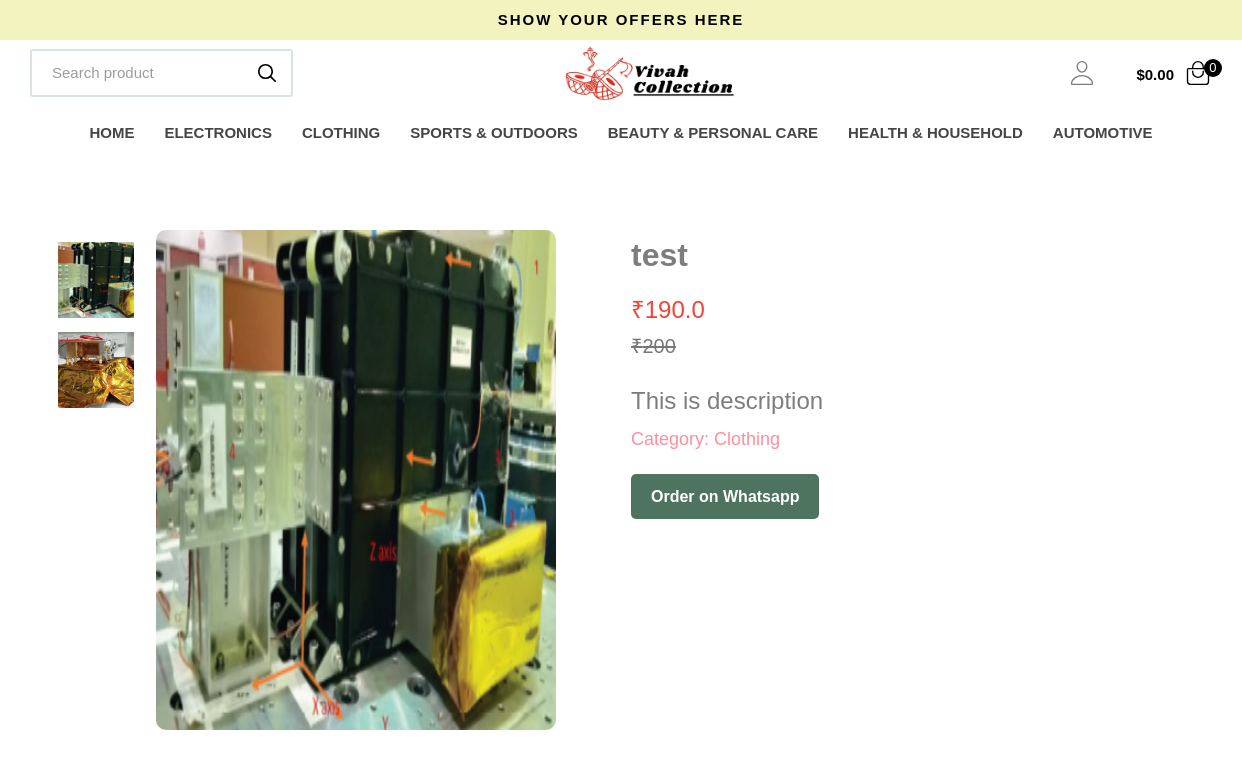
The page /product/14 on the database its author committed.
### inventory/models.py (models this page shows, shortened)
class Category(models.Model):
    category_id = models.AutoField(primary_key=True)
    name = models.CharField(max_length=200)
    display_name = models.CharField(max_length=200)
    description = models.TextField(blank=True, null=True)
    display = models.BooleanField(blank=False,default=True)

class ProductImage(models.Model):
    product = models.ForeignKey(Product, related_name='images', on_delete=models.CASCADE,blank=True,null=True)
    image = models.ImageField(upload_to='product_images/')
    alt_text = models.CharField(max_length=100, blank=True, null=True)
    is_default = models.BooleanField(default=False)

class Product(models.Model):
    product_id = models.AutoField(primary_key=True)
    name = models.CharField(max_length=100)
    cost = models.IntegerField()
    description = models.TextField()
    additional_details = models.TextField(blank=True, null=True)
    category = models.ForeignKey(ProductCategory, on_delete=models.CASCADE)
    discount = models.ForeignKey(Discount, on_delete=models.SET_NULL, null=True, blank=True)
    created_at = models.DateTimeField(auto_now_add=True)
    updated_at = models.DateTimeField(auto_now=True)
    featured = models.BooleanField(default=False,blank=False)
    @property
    def get_discount_price(self):
        if self.discount:
            if self.discount.discountType == '%':
                return self.cost - (self.cost * (self.discount.value/100))
            else:
                return self.cost - self.discount.value
        else:
            return self.cost
    @property
    def default_image(self):
        default_image = ProductImage.objects.filter(product = self, is_default = True)
        if default_image.exists():
            return default_image[0]
        else:
            try:
                default_image = ProductImage.objects.filter(product = self)[0]
            except:
                default_image = ProductImage.objects.filter(product = self)
        return default_image

class Discount(models.Model):
    value = models.IntegerField()
    discountType = models.CharField("Discount Type",'discountType',choices=[('%','%'),('₹','₹')],max_length=2,default='%')

### inventory/views.py (the view)
# urls.py: path('product/<int:id>',product_content),
def product_content(request,id):
    header_context = get_header_template_content()
    product_context = get_product_context(int(id))
    return render(request,'product.html',context={
        "header_context" : header_context,
        "product_context": product_context
    })

### inventory/utils.py (called while the page is built)
def get_header_template_content():
    context = {}
    display_category = Category.objects.all().filter(display=True)
    for a in display_category:
        context[a] = [product_category for product_category in ProductCategory.objects.all().filter(main_category=a).filter(display=True)]
    return context # -> {<Category: Clothing>: [<ProductCategory: Men's T-Shirts>, <ProductCategory: Children's Jackets>, <ProductCategory: Women's Skirts>, <ProductCategory: Men's Suits>, <ProductCategory: Athletic Wear>, <ProductCategory: Underwear & Socks>]}

def get_product_images(product: Product):
    images = ProductImage.objects.all().filter(product= product).order_by('-is_default')
    return images

def get_product_context(id:int):
    context = {}
    product = Product.objects.filter(product_id = id)[0]
    context[product] = get_product_images(product)
    return context

### templates/product.html (shortened to what this page needs)
{% extends "base.html" %}
{% block link %}
{% load static %}
<link rel="stylesheet" href="{% static 'css/product.css' %}">
{% endblock link %}
{% block content %}
<div class="product-container">
    {% for product,images in product_context.items %}
    <div class="image-gallery">
        <div class="thumbnail-images">
            {% for image in images %}
            <img src="{{image.image.url}}" alt="{{product.name}}" onclick="changeImage('{{image.image.url}}')">
            {% endfor %}
        </div>
        <div class="main-image">
            <img id="mainProductImage" src="{{product.default_image.image.url}}" alt="{{product.name}}">
        </div>
    </div>
    <div class="product-details">
        <h1>{{product.name}}</h1>
        <div class="price">
            <span class="current-price">₹{{product.get_discount_price}}</span>
            <span class="original-price">₹{{product.cost}}</span>
        </div>
        <p>{{product.description}}</p>
        <div class="additional-info">
            <a href="/category/{{product.category.category_id}}">Category: Clothing</a>
        </div>
        <div class="actions">
            <button class="btn add-to-cart">Order on Whatsapp</button>
        </div>
    </div>
    {% endfor %}
</div>
{% endblock content %}

### templates/base.html (shortened to what this page needs)
<!DOCTYPE html>
<html lang="en">
<head>
    {% load static %}
    <link rel="stylesheet" href="{% static 'css/base.css' %}">
    {% block link %}
    {% endblock link %}
</head>
<body>
    {% include 'header.html' %}
    {% block content %}
    {% endblock content %}
</body>
</html>

### templates/header.html (shortened to what this page needs)
  {% block link %}
      {% load static %}
      <link rel="stylesheet" href="{% static 'css/header.css' %}">
  {% endblock link %}
  <header class="header">
    <div class="alert">
      <div class="container">
        <p class="alert-text">Show your offers here</p>
      </div>
    </div>
    <div class="header-top" data-header>
      <div class="container">
        <div class="input-wrapper">
          <form method="GET" action="{% url "products" %}">
            <input type="search" name="s" placeholder="Search product" class="search-field">
            <button class="search-submit" aria-label="search">
              <ion-icon name="search-outline" aria-hidden="true"></ion-icon>
            </button>
          </form>
        </div>
        <a href="#" class="logo">
          <img src="{% static 'Media/resource/logo.png' %}" width="179" height="26" alt="Glowing">
        </a>
        <div class="header-actions">
          {% if not request.user.is_authenticated %}
          <a class="header-action-btn" aria-label="user" href="/login">
            <ion-icon name="person-outline" aria-hidden="true" aria-hidden="true"></ion-icon>
          </a>
          {% endif %}
          <button class="header-action-btn" aria-label="cart item">
            <data class="btn-text" value="0">$0.00</data>
            <ion-icon name="bag-handle-outline" aria-hidden="true" aria-hidden="true"></ion-icon>
            <span class="btn-badge">0</span>
          </button>
        </div>
      </div>
    </div>
    <nav class="desktop-navigation-menu">
      <div class="container">
        <ul class="desktop-menu-category-list">
          <li class="menu-category">
            <a href="/" class="menu-title">Home</a>
          </li>
          {% for category, productCategories in header_context.items %}
          <li class="menu-category">
            <a href="/categorys/{{category.category_id}}" class="menu-title">{{category.display_name}}</a>
          </li>
          {% endfor %}
        </ul>
      </div>
    </nav>
  </header>

### static/css/base.css (style rules this page uses)
* { margin: 0; padding: 0; }
:root { --hoockers-green_20: hsl(148, 20%, 38%, 0.2); --pale-spring-bud: hsl(60, 68%, 85%); --hoockers-green: hsl(148, 20%, 38%); --spanish-gray: hsl(0, 0%, 61%); --light-gray: hsl(0, 0%, 80%); --cultured-1: hsl(0, 0%, 97%); --cultured-2: hsl(60, 6%, 93%); --gray-web: hsl(0, 0%, 49%); --white_30: hsl(0, 0%, 100%, 0.3); --black_70: hsla(0, 0%, 0%, 0.7); --black_50: hsla(0, 0%, 0%, 0.5); --black_15: hsla(0, 0%, 0%, 0.15); --black_10: hsla(0, 0%, 0%, 0.1); --black_5: hsla(0, 0%, 0%, 0.05); --white: hsl(0, 0%, 100%); --black: hsl(0, 0%, 0%); --sonic-silver: hsl(0, 0%, 47%); --eerie-black: hsl(0, 0%, 13%); --salmon-pink: hsl(353, 100%, 78%); --sandy-brown: hsl(29, 90%, 65%); --bittersweet: hsl(0, 100%, 70%); --ocean-green: hsl(152, 51%, 52%); --davys-gray: hsl(0, 0%, 33%); --cultured: hsl(0, 0%, 93%); --onyx: hsl(0, 0%, 27%); --border-radius-md: 10px; --border-radius-sm: 5px; --gradient: linear-gradient(to right, transparent 50%, var(--white_30) 100%); --ff-urbanist: 'Urbanist', sans-serif; --fs-1: 4.8rem; --fs-2: 4rem; --fs-3: 3.4rem; --fs-4: 2.4rem; --fs-5: 2rem; --fs-6: 1.8rem; --fs-7: 1.5rem; --fs-8: 1.4rem; --fs-9: 1.3rem; --fw-400: 400; --fw-500: 500; --fw-600: 600; --fw-700: 700; --fw-800: 800; --weight-300: 300; --weight-400: 400; --weight-500: 500; --weight-600: 600; --weight-700: 700; --section-padding: 35px; --shadow-1: 0 8px 16px var(--black_15); --shadow-2: 0 4px 10px var(--black_5); --radius-3: 3px; --transition-1: 0.25s ease; --transition-2: 0.5s ease; --transition-3: 1s ease; --cubic-in: cubic-bezier(0.51, 0.03, 0.64, 0.28); --cubic-out: cubic-bezier(0.33, 0.85, 0.4, 0.96); --transition-timing: 0.2s ease; }
*, *::before, *::after { margin: 0; padding: 0; box-sizing: border-box; }
li { list-style: none; }
a, img, span, input, button, ion-icon { display: block; }
a { text-decoration: none; color: inherit; }
img { height: auto; }
input, button { background: none; border: none; font: inherit; }
input { width: 100%; }
button { cursor: pointer; }
ion-icon { pointer-events: none; --ionicon-stroke-width: 25px; }
html { font-family: var(--ff-urbanist); font-size: 10px; scroll-behavior: smooth; }
body { background-color: var(--white); color: var(--gray-web); font-size: 1.6rem; font-weight: var(--fw-500); line-height: 1.6; }
.container { padding-inline: 15px; }
.btn { font-weight: var(--fw-600); max-width: max-content; padding: 10px 30px; border-radius: var(--radius-3); transition: var(--transition-1); }

### static/css/product.css (style rules this page uses)
.product-container { display: flex; flex-wrap: wrap; justify-content: center; gap: 20px; }
.image-gallery { display: flex; flex: 1; min-width: 300px; justify-content: center; gap:20px; }
.main-image { height: 500px; width: 400px; display: flex; }
.main-image img { width: 100%; height: 100%; border-radius: 10px; }
.thumbnail-images { display: flex; flex-direction: column; margin-top: 10px; flex-wrap: wrap; gap: 10px; }
.thumbnail-images img { width: 80px; height: 80px; object-fit: cover; cursor: pointer; border: 2px solid transparent; transition: border 0.3s; }
.product-details { flex: 1; min-width: 300px; }
.product-details h1 { font-size: 32px; margin-bottom: 10px; }
.product-details p { font-size: 24px; }
.price { margin-bottom: 20px; }
.current-price { font-size: 24px; color: #f44336; margin-right: 10px; }
.original-price { font-size: 20px; color: #777; text-decoration: line-through; }
.actions { display: flex; gap: 10px; margin-bottom: 20px; flex-wrap: wrap; margin: 20px 0; }
.btn { padding: 10px 20px; font-size: 16px; cursor: pointer; border: none; border-radius: 5px; transition: background-color 0.3s; flex: 1; margin-bottom: 10px; }
.add-to-cart { background-color: var(--hoockers-green); color: #fff; }
.additional-info { font-size: 14px; color: #555; }
.additional-info a { font-size: 18px; color: var(--salmon-pink); margin: 5px 0; }

### rows shown on the page
Category: display_name "ELECTRONICS"
Category: display_name "CLOTHING"
Category: display_name "SPORTS & OUTDOORS"
Category: display_name "BEAUTY & PERSONAL CARE"
Category: display_name "HEALTH & HOUSEHOLD"
Category: display_name "AUTOMOTIVE"
Product: default_image.image (picture), name "test", get_discount_price "190.0", cost "200", description "This is description"
ProductImage: image (picture)
ProductImage: image (picture)
